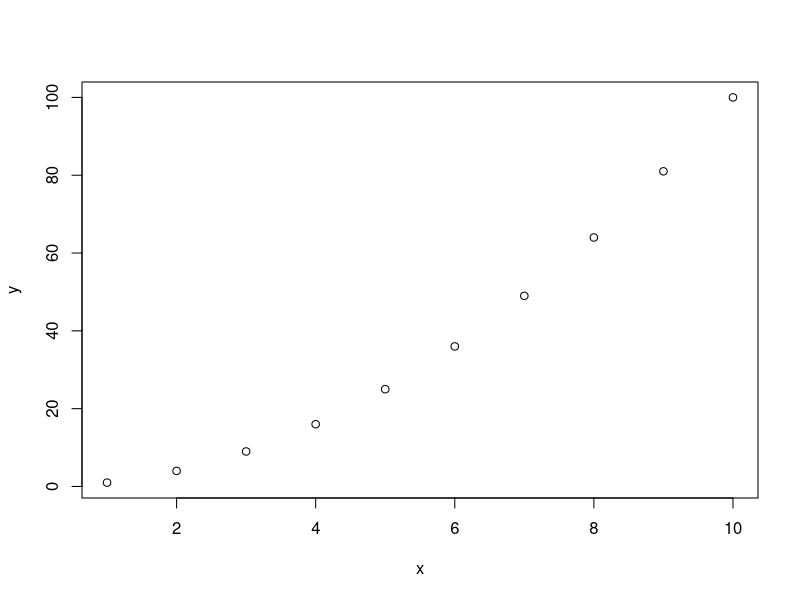
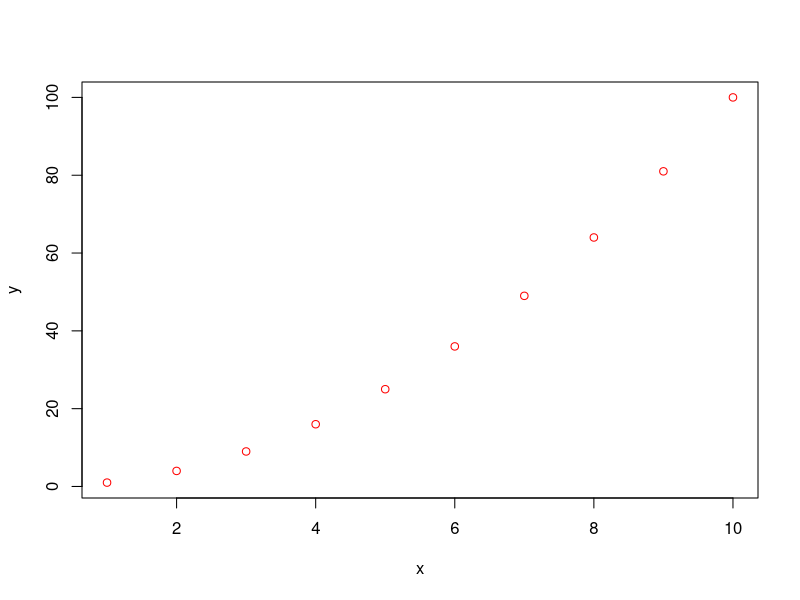
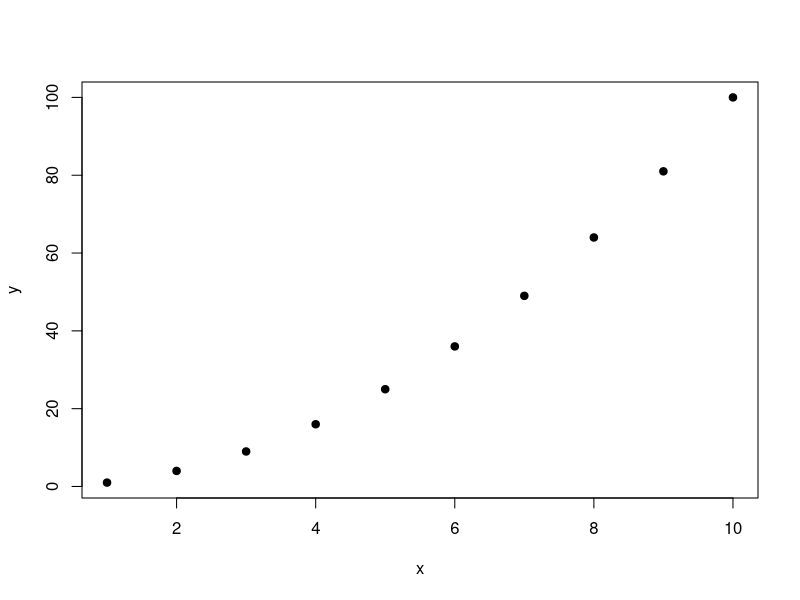
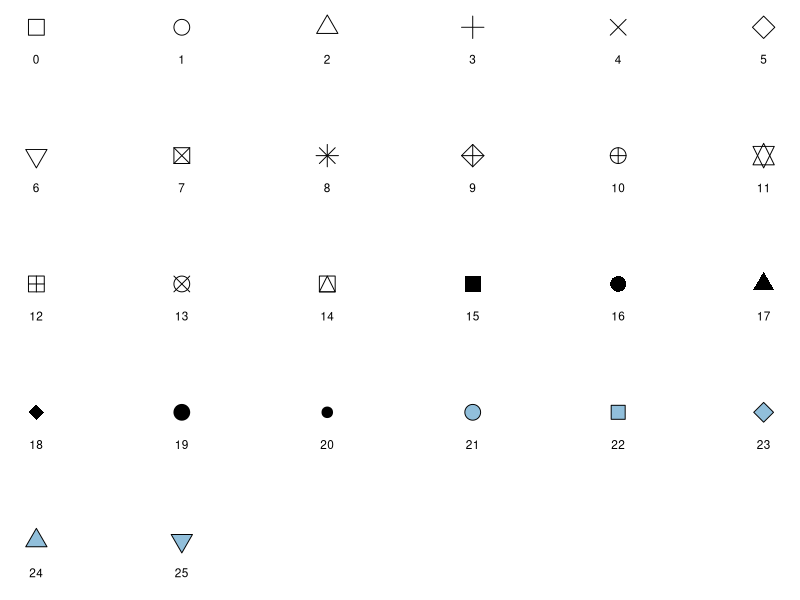
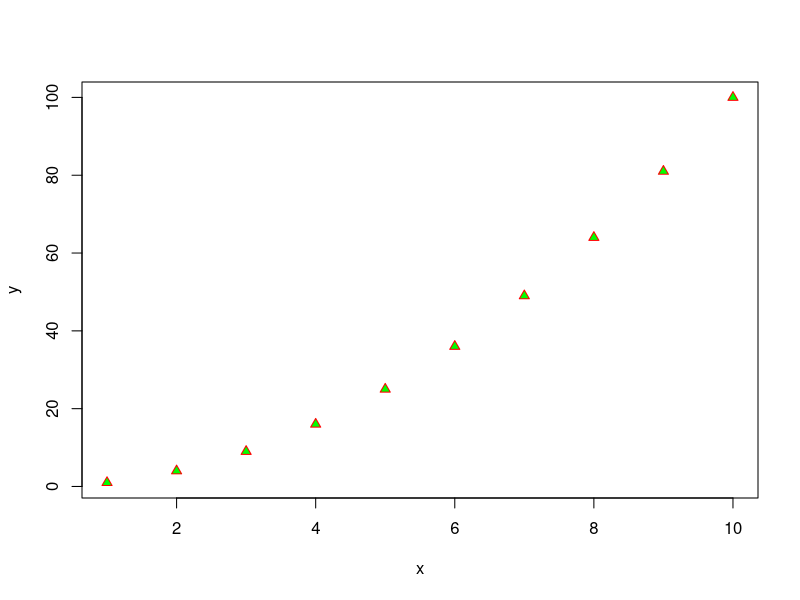
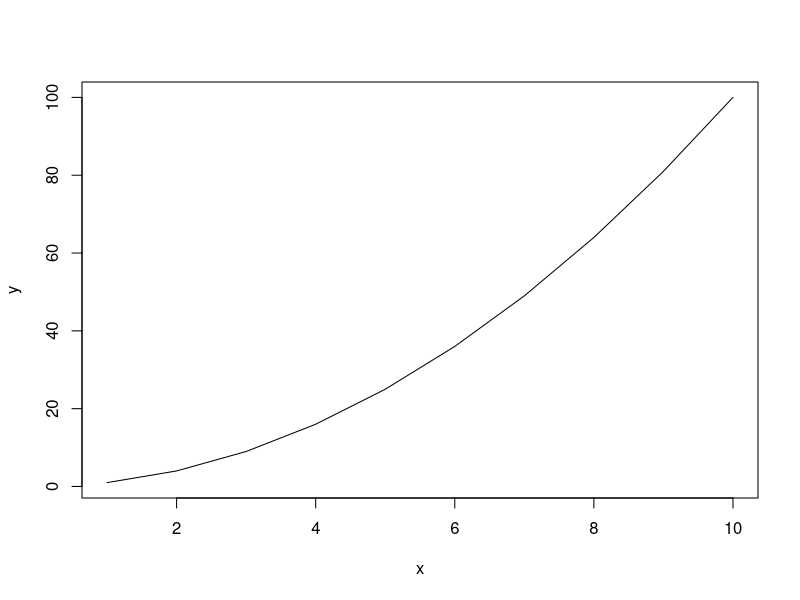
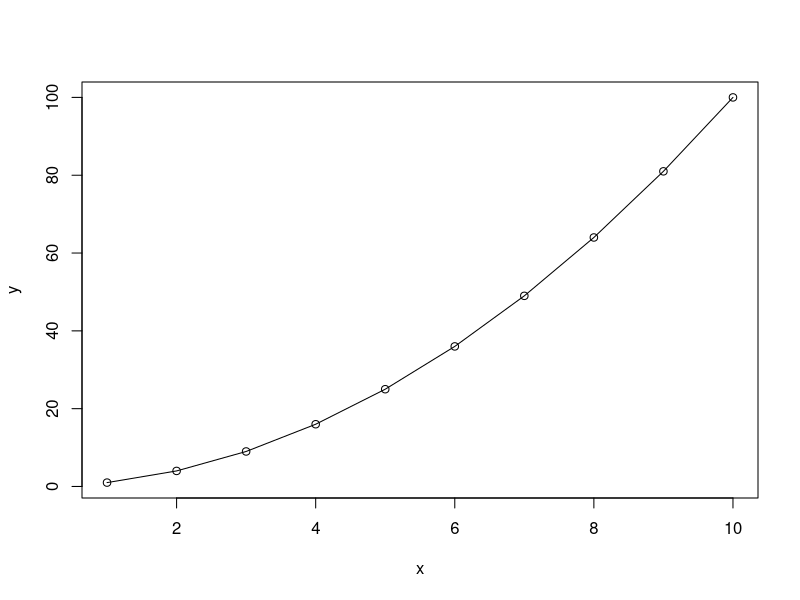
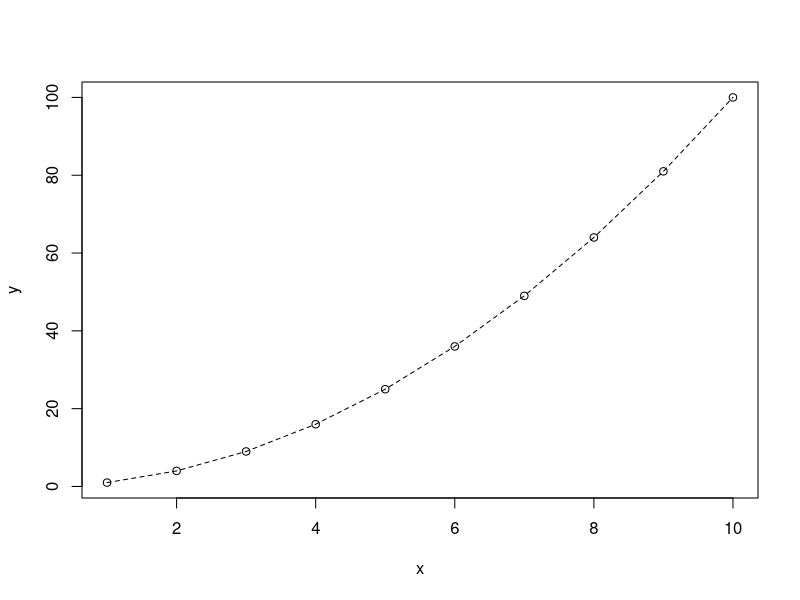

R code for these plots, in order:
## ---- chunk 1
knitr::opts_chunk$set(echo = TRUE)
library(ggplot2)
## ---- chunk 2
x = 1:10
y = x**2
plot(x, y)
## ---- chunk 3
plot(x, y, col = "red")
## ---- chunk 4
plot(x, y, pch = 19)
## ---- chunk 5
d = data.frame(p = c(0:25))
p <- ggplot() + scale_y_continuous(name = "") + scale_x_continuous(name = "")
p <- p + scale_shape_identity()
p <- p + geom_point(data = d, mapping = aes(x = p%%6, y = p%/%6, shape = p), 
                    size = 5, fill = "#91bfdb", color="black")

p <- p + geom_text(data = d, mapping = aes(x = p%%6, y = p%/%6 + 0.25, label = p),
                   size = 3) + scale_y_reverse()
p+theme_void()
## ---- chunk 6
plot(x, y, pch = 24, col="red", bg="green")
## ---- chunk 7
plot(x, y, type = "l")
## ---- chunk 8
plot(x, y, type = "o")
## ---- chunk 9
plot(x, y, type = "o", lty=2)
## ---- chunk 10
par(mar=c(0,0,0,0))
# Set up the plotting area
plot(NA, xlim=c(0,1), ylim=c(6.5, -0.5),
    xaxt="n", yaxt="n",
    xlab=NA, ylab=NA )
# Draw the lines
for (i in 0:6) {
    points(c(0.25,1), c(i,i), lty=i, lwd=2, type="l")
}
# Add labels
text(0, 0, "0. 'blank'"   ,  adj=c(0,.5))
text(0, 1, "1. 'solid'"   ,  adj=c(0,.5))
text(0, 2, "2. 'dashed'"  ,  adj=c(0,.5))
text(0, 3, "3. 'dotted'"  ,  adj=c(0,.5))
text(0, 4, "4. 'dotdash'" ,  adj=c(0,.5))
text(0, 5, "5. 'longdash'",  adj=c(0,.5))
text(0, 6, "6. 'twodash'" ,  adj=c(0,.5))
###dev.off()
## ---- chunk 11
plot(x, y, main = "my 1st plot")
## ---- chunk 12
plot(x, y, main = "my 1st plot", xlab = "number", ylab = "value")
## ---- chunk 13
x = 1:10
y = x**2
z = y + 1
plot(x, y, pch=19, col="red")
## ---- chunk 14
plot(x, y, pch=19, col="red")
lines(x, y, col="red")
## ---- chunk 15
ylimit = range(c(y,z))
plot(x, y, col="red", pch=19, ylim = ylimit)
lines(x, y, col="red")
points(x, z, col="blue", pch=15)
lines(x, z, col="blue")
## ---- chunk 16
plot(x, y, col="red", pch=19, ylim = c(1,110))
lines(x, y, col="red")
points(x, z, col="blue", pch=15)
lines(x, z, col="blue")
legend(1,100,legend=c("y","z"), col=c("red","blue"), pch=c(19,15))
## ---- chunk 17
raptors = c(33,27,26,28)
barplot(raptors, main="Toronto Raptors")
## ---- chunk 18
raptors = c(33,27,26,28)
barplot(raptors, main="Toronto Raptors", col="red")
## ---- chunk 19
raptors = c(33,27,26,28)
barplot(raptors, main="Toronto Raptors", col="red", border = NA)
## ---- chunk 20
raptors = c(33,27,26,28)
gsw = c(32, 25, 31, 22)
data = rbind(raptors, gsw)
colnames(data) = c("Q1", "Q2", "Q3", "Q4")
barplot(data, col=c("red", "gold"))
## ---- chunk 21
barplot(data, col=c("red", "gold"), beside=TRUE)
## ---- chunk 22
barplot(data, col=c("red","gold"), beside=TRUE, legend=rownames(data),
        args.legend = list(x="topright"))
## ---- chunk 23
raptors = c(33,27,26,28)
gsw = c(32, 25, 31, 22)
boxplot(raptors, gsw)
## ---- chunk 24
raptors = c(33,27,26,28)
gsw = c(32, 25, 31, 22)
boxplot(raptors, gsw, names=c("Raptors","GSW"))
## ---- chunk 25
boxplot(raptors, gsw, names=c("Raptors", "GSW"), 
        col=c("#d7301f","#dfc27d"), 
        border=c("#7f0000", "#8c510a"), main="NBA Finals")
## ---- chunk 26
bucks = c(23, 28, 25, 32)
